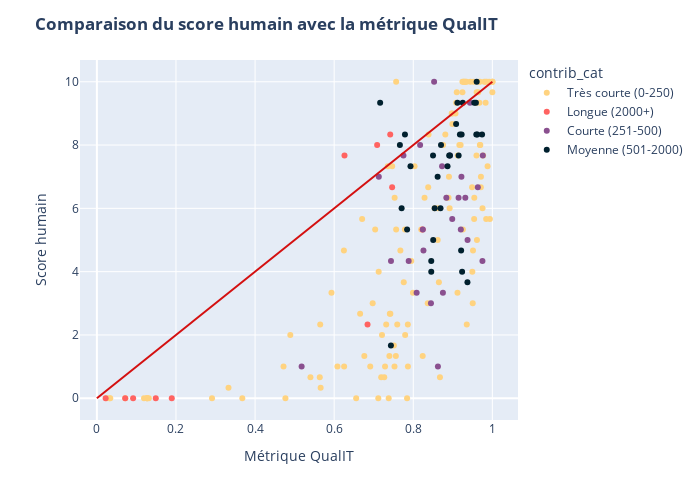

This figure's notebook cell:
### Markdown cell above
Les extractions échouées ne sont pas sur les graphiques précédents car elles n'ont pas de valeur dans "Hallucinations" ou "Idées_non_ind".

### Code cell
fig = px.scatter(
    df, x="C", y="score_humain", 
    color="contrib_cat", color_discrete_sequence=["#ffd380", "#ff6361", "#8a508f", "#00202e"]
)
# Ajout de la ligne x = y pour référence
fig.add_shape(
    type="line", x0=0, x1=1, y0=0, y1=10, xref="x", yref="y",
    line=dict(color="#d41010")
)
fig.update_layout(
    title={"text": "<b>Comparaison du score humain avec la métrique QualIT</b>"},
    xaxis_title="Métrique QualIT",
    yaxis_title="Score humain",
    width=700, height=500
)
fig.update_traces(
    hovertemplate =
        "Métrique QualIT = %{x}<br>" \
        "Score humain = %{y}<extra></extra>"
)
fig.show()

### Figure 1 — Plotly figure (JSON) as saved in the notebook; plotly's stock layout.template omitted (floating-point values rounded to 4 significant figures; data arrays with more than 128 entries replaced by an {"elided": "..."} marker saying what was removed)
{"data": [{"hovertemplate": "Métrique QualIT = %{x}<br>Score humain = %{y}<extra></extra>", "legendgroup": "Très courte (0-250)", "marker": {"color": "#ffd380", "symbol": "circle"}, "mode": "markers", "name": "Très courte (0-250)", "orientation": "v", "showlegend": true, "type": "scatter", "x": {"elided": "130 float values"}, "xaxis": "x", "y": {"elided": "130 float values"}, "yaxis": "y"}, {"hovertemplate": "Métrique QualIT = %{x}<br>Score humain = %{y}<extra></extra>", "legendgroup": "Longue (2000+)", "marker": {"color": "#ff6361", "symbol": "circle"}, "mode": "markers", "name": "Longue (2000+)", "orientation": "v", "showlegend": true, "type": "scatter", "x": [0.02215, 0.1894, 0.1489, 0.07161, 0.09158, 0.8239, 0.7418, 0.7087, 0.6261, 0.7466, 0.6844], "xaxis": "x", "y": [0.0, 0.0, 0.0, 0.0, 0.0, 5.333, 8.333, 8.0, 7.667, 6.667, 2.333], "yaxis": "y"}, {"hovertemplate": "Métrique QualIT = %{x}<br>Score humain = %{y}<extra></extra>", "legendgroup": "Courte (251-500)", "marker": {"color": "#8a508f", "symbol": "circle"}, "mode": "markers", "name": "Courte (251-500)", "orientation": "v", "showlegend": true, "type": "scatter", "x": [0.9203, 0.8624, 0.8929, 0.9633, 0.9759, 0.9373, 0.9749, 0.9434, 0.875, 0.9218, 0.8986, 0.8837, 0.7884, 0.9317, 0.8258, 0.8527, 0.8173, 0.7437, 0.5177, 0.8728, 0.8448, 0.7751, 0.8242, 0.8086, 0.9146, 0.7129], "xaxis": "x", "y": [5.333, 1.0, 7.667, 6.667, 7.667, 5.0, 4.333, 9.333, 3.333, 7.0, 5.667, 6.333, 4.333, 6.333, 4.667, 10.0, 8.0, 4.333, 1.0, 7.333, 3.0, 7.667, 5.333, 3.333, 6.333, 7.0], "yaxis": "y"}, {"hovertemplate": "Métrique QualIT = %{x}<br>Score humain = %{y}<extra></extra>", "legendgroup": "Moyenne (501-2000)", "marker": {"color": "#00202e", "symbol": "circle"}, "mode": "markers", "name": "Moyenne (501-2000)", "orientation": "v", "showlegend": true, "type": "scatter", "x": [0.9542, 0.9251, 0.9211, 0.8908, 0.9084, 0.9223, 0.793, 0.8505, 0.779, 0.937, 0.9584, 0.7163, 0.8689, 0.9147, 0.8928, 0.9604, 0.9739, 0.8542, 0.8702, 0.9594, 0.8455, 0.9116, 0.918, 0.9622, 0.8866, 0.8455, 0.7706, 0.9235, 0.7662, 0.8616, 0.85, 0.7435, 0.7844], "xaxis": "x", "y": [9.333, 9.333, 4.667, 7.667, 8.667, 8.333, 7.333, 5.0, 8.333, 3.667, 9.333, 9.333, 6.0, 7.667, 7.667, 10.0, 8.333, 6.0, 8.0, 8.333, 4.333, 9.333, 8.333, 8.333, 7.333, 4.0, 6.0, 4.0, 8.0, 7.0, 7.667, 1.667, 5.333], "yaxis": "y"}], "layout": {"height": 500, "legend": {"title": {"text": "contrib_cat"}, "tracegroupgap": 0}, "margin": {"t": 60}, "shapes": [{"line": {"color": "#d41010"}, "type": "line", "x0": 0, "x1": 1, "xref": "x", "y0": 0, "y1": 10, "yref": "y"}], "title": {"text": "<b>Comparaison du score humain avec la métrique QualIT</b>"}, "width": 700, "xaxis": {"anchor": "y", "domain": [0, 1], "title": {"text": "Métrique QualIT"}}, "yaxis": {"anchor": "x", "domain": [0, 1], "title": {"text": "Score humain"}}}}
